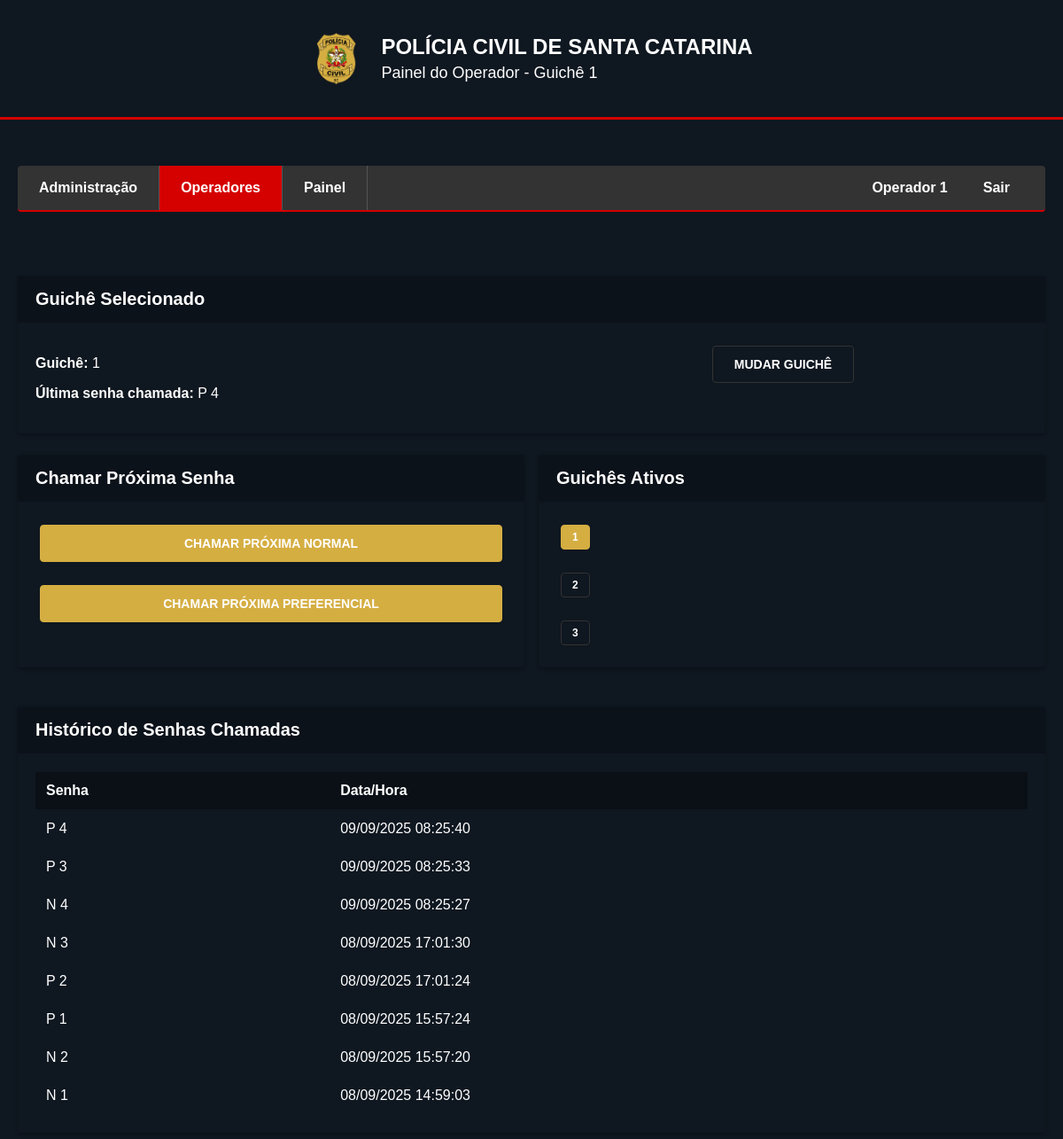
The page /operador/index.php?guiche=17 (signed in) on the database its author committed.
### tables this page shows
CREATE TABLE IF NOT EXISTS `guiches` (
  `id` int NOT NULL AUTO_INCREMENT,
  `nome` varchar(100) NOT NULL,
  `status` tinyint(1) DEFAULT '1',
  PRIMARY KEY (`id`)
);

CREATE TABLE IF NOT EXISTS `senhas_chamadas` (
  `id` int NOT NULL AUTO_INCREMENT,
  `tipo_senha` enum('normal','preferencial') NOT NULL,
  `numero_senha` int NOT NULL,
  `guiche_id` int NOT NULL,
  `data_hora` datetime DEFAULT CURRENT_TIMESTAMP,
  PRIMARY KEY (`id`),
  KEY `guiche_id` (`guiche_id`)
);

### operador/index.php (the view, shortened to what this page needs)
<?php
include '../includes/conexao_db.php';
$guiche_id = $_GET['guiche'] ?? $_SESSION['guiche_id'] ?? null;
$sql = "SELECT * FROM guiches WHERE id = ? AND status = 1";
$stmt = $conn->prepare($sql);
$stmt->bind_param("i", $guiche_id);
$stmt->execute();
$result_guiche = $stmt->get_result();
$guiche = $result_guiche->fetch_assoc();
$sql = "SELECT * FROM guiches WHERE status = 1 ORDER BY id";
$result = $conn->query($sql);
$ultima_senha = "Nenhuma senha chamada";
$sql = "SELECT tipo_senha, numero_senha FROM senhas_chamadas WHERE guiche_id = ? ORDER BY data_hora DESC LIMIT 1";
$stmt = $conn->prepare($sql);
$stmt->bind_param("i", $guiche_id);
$stmt->execute();
$result_senha = $stmt->get_result();
if ($result_senha->num_rows > 0) {
    $row = $result_senha->fetch_assoc();
    $ultima_senha = strtoupper(substr($row['tipo_senha'], 0, 1)) . " " . $row['numero_senha'];
}
?>
<!DOCTYPE html>
<html lang="pt-br">
<head>
    <link href="../assets/css/estilo.css" rel="stylesheet">
</head>
<body>
    <div class="header">
        <div class="container">
            <div class="header-content">
                <img src="../logo-pcsc.png" alt="Logo PCSC" class="logo-pcsc">
                <div>
                    <h1 class="header-title">POLÍCIA CIVIL DE SANTA CATARINA</h1>
                    <p class="header-subtitle">Painel do Operador - Guichê <?php echo $guiche['nome']; ?></p>
                </div>
            </div>
        </div>
    </div>
    <?php include '../includes/menu_navegacao.php'; ?>
    <div class="container">
        <div class="card mb-4">
            <div class="card-header">
                <h2 class="card-title">Guichê Selecionado</h2>
            </div>
            <div class="card-content">
                <div class="grid">
                    <div>
                        <p><strong>Guichê:</strong> <?php echo $guiche['nome']; ?></p>
                        <p><strong>Última senha chamada:</strong> <?php echo $ultima_senha; ?></p>
                    </div>
                    <div class="text-center">
                        <a href="selecionar_guiche.php" class="btn btn-secondary">Mudar Guichê</a>
                    </div>
                </div>
            </div>
        </div>
        <div class="grid">
            <div class="card">
                <div class="card-header">
                    <h2 class="card-title">Chamar Próxima Senha</h2>
                </div>
                <div class="card-content">
                    <div class="d-grid">
                        <a href="chamar_senha.php?tipo=normal&guiche=<?php echo $guiche_id; ?>" class="btn btn-primary">Chamar Próxima Normal</a>
                        <a href="chamar_senha.php?tipo=preferencial&guiche=<?php echo $guiche_id; ?>" class="btn btn-primary">Chamar Próxima Preferencial</a>
                    </div>
                </div>
            </div>
            <div class="card">
                <div class="card-header">
                    <h2 class="card-title">Guichês Ativos</h2>
                </div>
                <div class="card-content">
                    <div class="grid">
                        <?php
                        if ($result->num_rows > 0) {
                            while($row = $result->fetch_assoc()) {
                                $btn_class = ($row['id'] == $guiche_id) ? 'btn-primary' : 'btn-secondary';
                                echo "<div>";
                                echo "<a href='index.php?guiche=" . $row['id'] . "' class='btn " . $btn_class . " btn-sm'>" . $row['nome'] . "</a>";
                                echo "</div>";
                            }
                        }
                        ?>
                    </div>
                </div>
            </div>
        </div>
        <div class="card mt-4">
            <div class="card-header">
                <h2 class="card-title">Histórico de Senhas Chamadas</h2>
            </div>
            <div class="card-content">
                <table class="table">
                    <thead>
                        <tr>
                            <th>Senha</th>
                            <th>Data/Hora</th>
                        </tr>
                    </thead>
                    <tbody>
                        <?php
                        $sql = "SELECT tipo_senha, numero_senha, data_hora FROM senhas_chamadas WHERE guiche_id = ? ORDER BY data_hora DESC LIMIT 10";
                        $stmt = $conn->prepare($sql);
                        $stmt->bind_param("i", $guiche_id);
                        $stmt->execute();
                        $result_historico = $stmt->get_result();
                        if ($result_historico->num_rows > 0) {
                            while($row = $result_historico->fetch_assoc()) {
                                echo "<tr>";
                                echo "<td>" . strtoupper(substr($row['tipo_senha'], 0, 1)) . " " . $row['numero_senha'] . "</td>";
                                echo "<td>" . date('d/m/Y H:i:s', strtotime($row['data_hora'])) . "</td>";
                                echo "</tr>";
                            }
                        } else {
                            echo "<tr><td colspan='2'>Nenhuma senha chamada ainda</td></tr>";
                        }
                        ?>
                    </tbody>
                </table>
            </div>
        </div>
    </div>
</body>
</html>

### rows shown on the page
guiches: nome "1"
senhas_chamadas: ultima_senha "P 4", tipo_senha "P", numero_senha "4", data_hora "09/09/2025 08:25:40"
guiches: nome "2"
guiches: nome "3"
senhas_chamadas: tipo_senha "P", numero_senha "3", data_hora "09/09/2025 08:25:33"
senhas_chamadas: tipo_senha "N", numero_senha "4", data_hora "09/09/2025 08:25:27"
senhas_chamadas: tipo_senha "N", numero_senha "3", data_hora "08/09/2025 17:01:30"
senhas_chamadas: tipo_senha "P", numero_senha "2", data_hora "08/09/2025 17:01:24"
senhas_chamadas: tipo_senha "P", numero_senha "1", data_hora "08/09/2025 15:57:24"
senhas_chamadas: tipo_senha "N", numero_senha "2", data_hora "08/09/2025 15:57:20"
senhas_chamadas: tipo_senha "N", numero_senha "1", data_hora "08/09/2025 14:59:03"

### other values the page prints
$_SESSION['usuario_nome'] "Operador 1"
